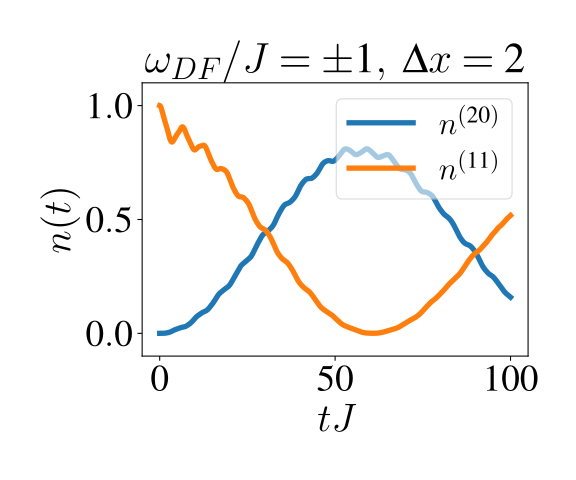

Recreate this plot in Python.
import sys
import os

sys.path.append(os.path.abspath("../../src"))

import numpy as np
import matplotlib.pyplot as plt
import scipy.linalg as linalg
from matplotlib.colors import Normalize
from matplotlib.colors import PowerNorm
from GA import *
import seaborn as sns
import matplotlib as mpl


# Latex font
plt.rcParams['font.size'] = 20
plt.rcParams['figure.figsize'] = [7, 6]
mpl.rcParams.update({
    'text.usetex': True,
    'font.family': 'times',
    'text.latex.preamble': r'''
        \usepackage{times}
        \usepackage{amsmath,amssymb,bm}
        \DeclareSymbolFont{letters}{OML}{cmm}{m}{it}
    '''
})

# Settings
nAtoms = 2
J = 1
g = 0.1
zeta=1

delta12 = -1
delta21 = -0.98
delta11 = 1
delta22 = -2.5
N = 100
dx = 2
CouplePoints = [[48,50,52], [49,51,53]]
nT, maxT = 1000, 100

# Construct two photon GA object TGA and compute the eigenvalues/vectors of the Hamiltonian
giantAtom = TGA(N, J, nAtoms, [[g, zeta*g, g], [g, zeta*g, g]], [delta12, delta22], [delta11, delta21], CouplePoints)
es, vs = giantAtom.computeEigens()
ts = np.linspace(0, maxT, nT)

# Initial state with population in atom 1 and nothing in the cavities
initialState = giantAtom.constructInitialState(atoms=[1, 2], cavities=[0])

# Calculate the dynamics for level f, e, and ee
Ns2, Ns1, EE = giantAtom.computeDynamics2_0(ts, initialState)
print(np.min(EE))

# Plot the dynamics of the fg and ee levels in different colors
import matplotlib.pyplot as plt

# Global style for large fonts
plt.rcParams.update({
    "text.usetex": True,
    "font.size": 28,
    "axes.titlesize": 32,
    "axes.labelsize": 30,
    "xtick.labelsize": 28,
    "ytick.labelsize": 28,
    "legend.fontsize": 24,
})

colors = ['C0', 'C1', 'C2', 'C3']

plt.figure(figsize=(6,5))

plt.plot(ts, Ns2[0], label=r'$n^{(20)}$', color=colors[0], linewidth=4)
plt.plot(ts, EE, label=r'$n^{(11)}$', color=colors[1], linewidth=4)

plt.title(r'$\omega_{DF}/J=\pm 1,\ \Delta x=2$')
plt.xlabel(r'$tJ$')
plt.ylabel(r'$n(t)$')

plt.ylim(-0.1, 1.1)

plt.xticks([0, 50, 100])
plt.yticks([0, 0.5, 1])

plt.legend(loc='upper right',framealpha=0.6)
plt.tight_layout()

plt.savefig("Fig3c.svg", dpi=300)
plt.show()
